Frame 1 (no input): blank canvas, image omitted
Frame 60 (the mouse pressed at the canvas centre just before this capture): blank canvas, image omitted
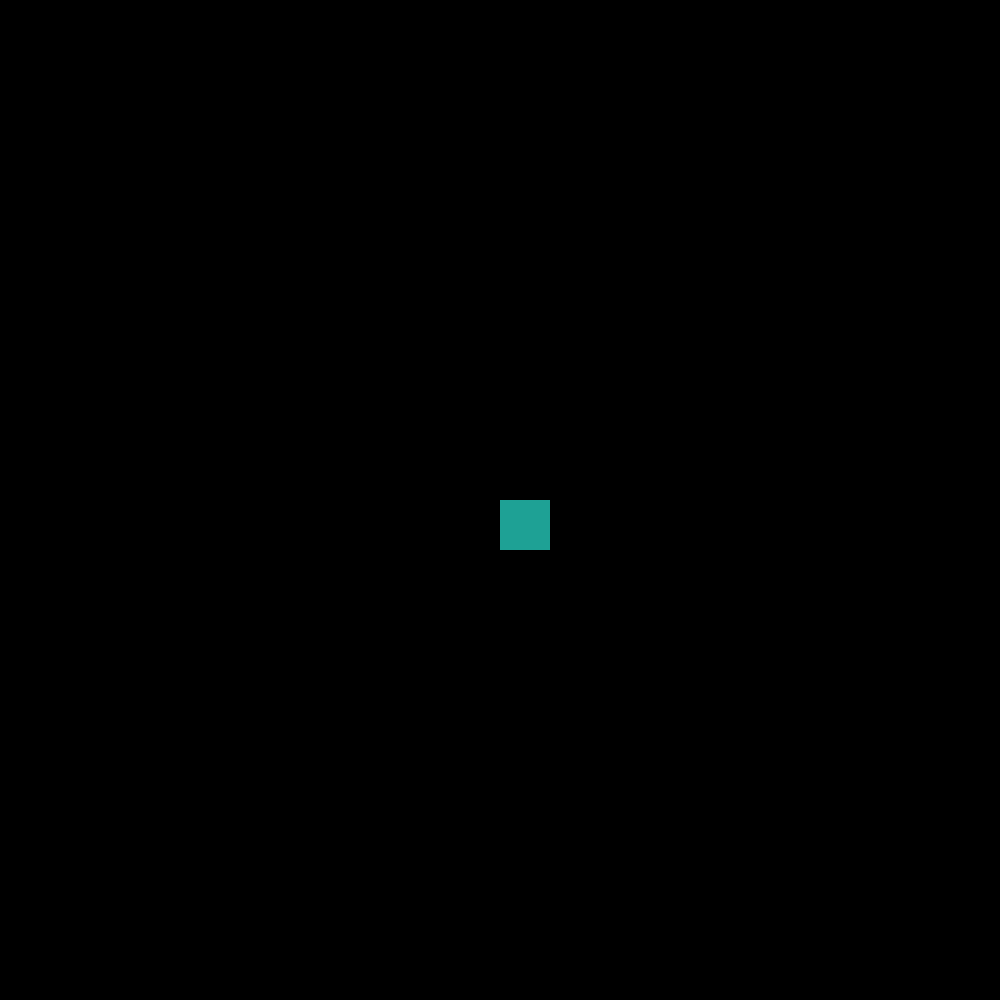
Frame 120 (the mouse held since frame 60 and released just before this capture)

The Processing sketch whose frames 1 and 60 were blank and that drew this single picture after the mouse press (run headless with seeded random() and noise(); from frame 60 on, the mouse is pressed at the canvas centre):

// Processing sketch: processing_12168
// ── processing_12168.pde

//Smoky Rainbow by Jeffrey Xu
//17 September, 2010

boolean nowDragging;
int clickX, clickY, releaseX, releaseY;
void setup()
{
  random (50,100);
  background(0);
 size(1000,1000);
 smooth();
 noStroke();
}
void draw()
{

  fill(mouseX,mouseY,mouseX,20);
  if (mousePressed == true) {
    fill(random(0,255),random(0,255),random(0,255));
    rect(mouseX,mouseY,50,50);}
    else {
      ellipse(mouseX,mouseY,50,50);}
  

  if (mousePressed && (mouseButton == LEFT)){
    fill(0);
  } else {
    fill(255);
  }

}
  
  
  



  
  
